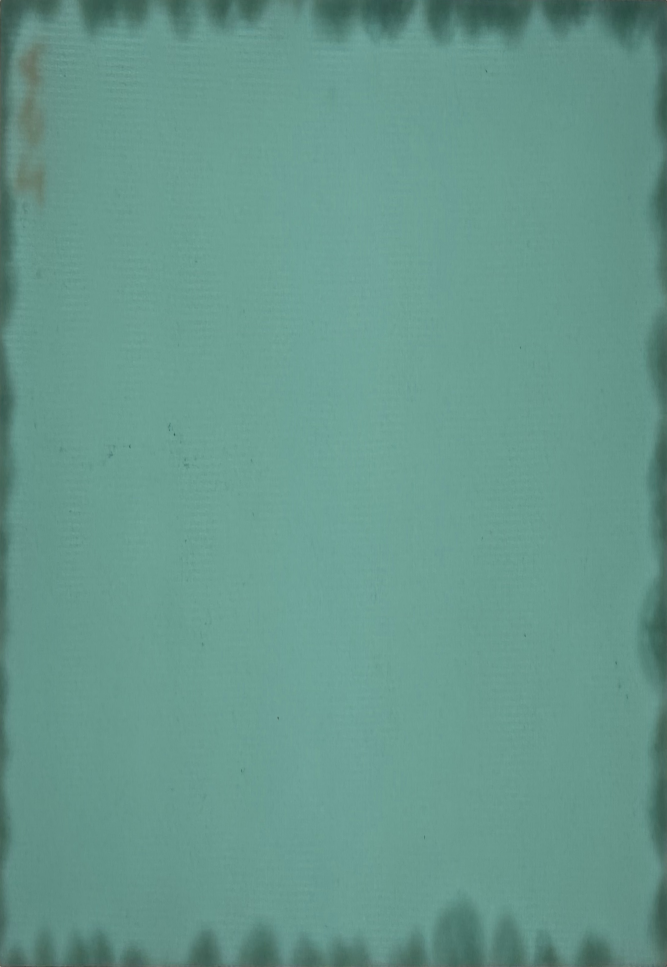
#> input picture corrected/AS1 Back.jpeg, 2000 x 2900 px (shown at 1/3 size); its folder holds only this picture in this run
$ python damageAssesment2.py
#> lines starting #> are read from the running program, lines starting #| are printed output that depends on the picture
import cv2
import numpy as np
from matplotlib import pyplot as plt
from scipy.optimize import curve_fit
import pandas as pd


SCALE = 0.0025 #1mm = 400 pixel

def getDamageInfo(file):
#> called with file = 'corrected/AS1 Back.jpeg'
    hasDamage = True
    img = cv2.imread(file)
#> img is the input picture: shape (2900, 2000, 3); mean B, G, R 140.4, 152, 102.8
    #print(img)
    imgray = cv2.cvtColor(img, cv2.COLOR_RGB2GRAY)
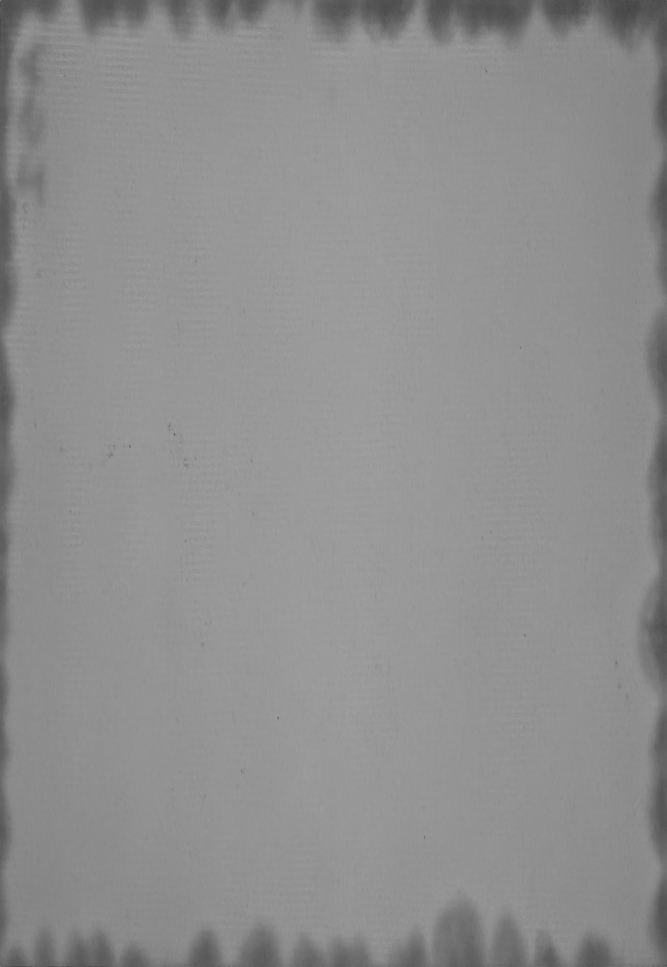
#> imgray: shape (2900, 2000) (shown at 1/3 size); min 53, max 223, mean 142.9
    data = getHistogram(imgray,False)
#> in getHistogram, `histogram, bin_edges = np.histogram(img, bins=256, range=(0, 255))`: histogram = 256 values, max 415038 at index 148, min 0 at index 0, mean 22656.2; bin_edges = 257 values from 0 to 255
#> the loop in getHistogram, `for index, x in enumerate(histogram):` made 256 passes
#> x on passes 1 to 3: 0, 0, 0
#> after the loop in getHistogram, `for index, x in enumerate(histogram):`: data = 256 pairs, first value 0 to 255, second value 0 to 415038
#> in getHistogram, `plt.show()`:
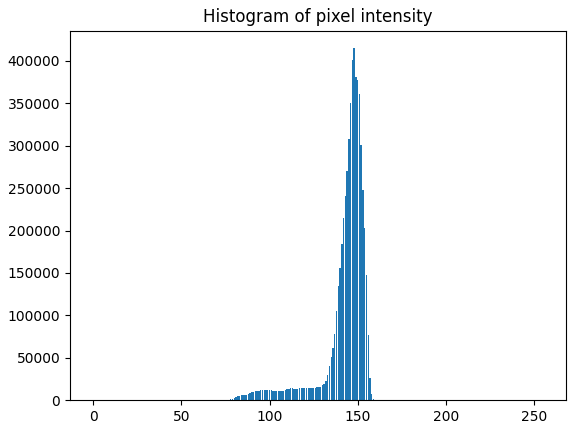
#> figure drawn by matplotlib, 1 panel; tallest bar 415038 high, from x = 147.6 to 148.4
    thresholdValue,thresholedImage = cv2.threshold(imgray,0,255,cv2.THRESH_TOZERO_INV + cv2.THRESH_OTSU)
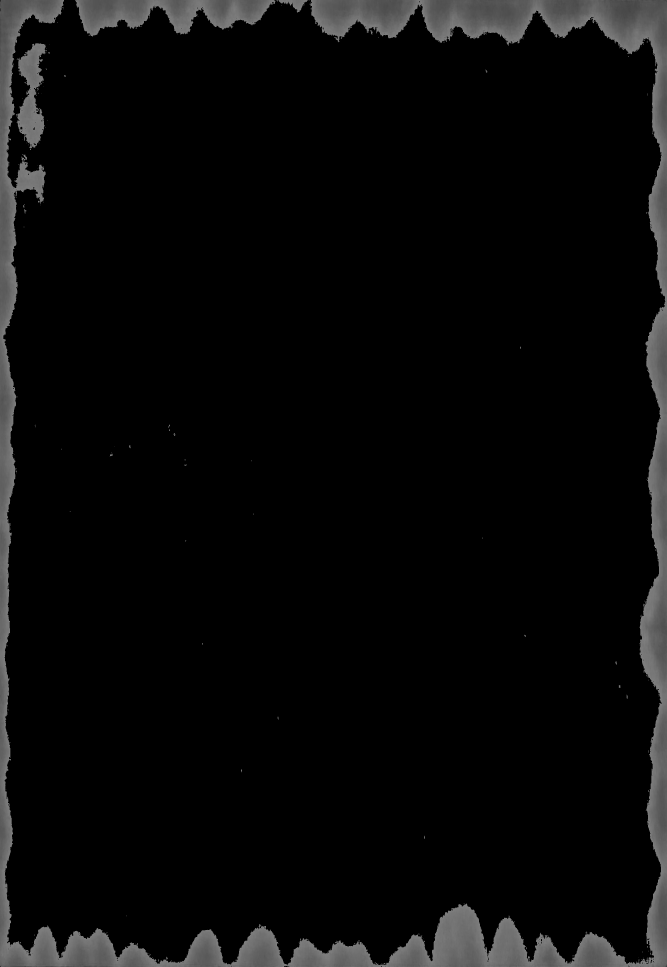
#> thresholedImage: shape (2900, 2000) (shown at 1/3 size); min 0, max 126, mean 9.6
#> thresholdValue = 126
    damage = data[0:int(thresholdValue)]
#> damage = 126 pairs, first value 0 to 125, second value 0 to 14542
    totalDamageArea = sum(damage[:,1])
#> totalDamageArea = 507286
    if totalDamageArea > 2000*2900*0.9: #if "damages area" is more than 90% of total area --> not damaged
        print(file, ": Not picking up damage")
        thresholdValue,thresholedImage = cv2.threshold(imgray,0,255,cv2.THRESH_TOZERO + cv2.THRESH_OTSU)
        hasDamage = False
    return thresholdValue, thresholedImage, hasDamage

    #return totalDamageArea, thresholdValue
    plt.subplot(2, 2, 1)
    plt.bar(colour, freq) # x axis: colour, y axis: freq
    plt.title("Histogram of pixel intensity")
    plt.plot(damage[:,0],damage[:,1],color = 'blue')

    plt.xlabel("Shade of pixel")
    plt.ylabel("Frequency")
    plt.subplot(2,2,2)
    plt.imshow(imgray)
    plt.title("Image of coupon")
    plt.show()
import os

import pandas as pd

path = "corrected"
files = os.listdir(path)
print(files)
info = []
#info.append(["a","x0","sigma","mean","std dev","area"])

def getHistogram(img,damagedSample):
    histogram, bin_edges = np.histogram(img, bins=256, range=(0, 255))
    data = []
    for index, x in enumerate(histogram):
        data.append([index,histogram[index]])
    data = np.array(data)
    #print(data)
    if damagedSample:
        plt.bar(data[1:,0], data[1:,1]) # x axis: intensity, y axis: freq
    else:
        plt.bar(data[0:,0], data[0:,1])
    plt.title("Histogram of pixel intensity")
    plt.show()
    return data

for file in files:
    imgPath = "corrected/"+file
    #imgPath = "cropped/MA5.jpg"
    data = getDamageInfo(imgPath)
    damageImg = data[1]
    plt.imshow(damageImg)
    plt.show()
    if data[2]: #if sampe has damage
        histData = getHistogram(damageImg,damagedSample=True)
#> call 2 of getHistogram, with damagedSample = True
#> in getHistogram (call 2), `histogram, bin_edges = np.histogram(img, bins=256, range=(0, 255))`: histogram = 256 values, max 5278115 at index 0, min 0 at index 1, mean 22656.2
#> the loop in getHistogram (call 2), `for index, x in enumerate(histogram):` made 256 passes
#> x on passes 1 to 3: 5278115, 0, 0
#> after the loop in getHistogram (call 2), `for index, x in enumerate(histogram):`: data = 256 pairs, first value 0 to 255, second value 0 to 5278115
#> in getHistogram (call 2), `plt.show()`:
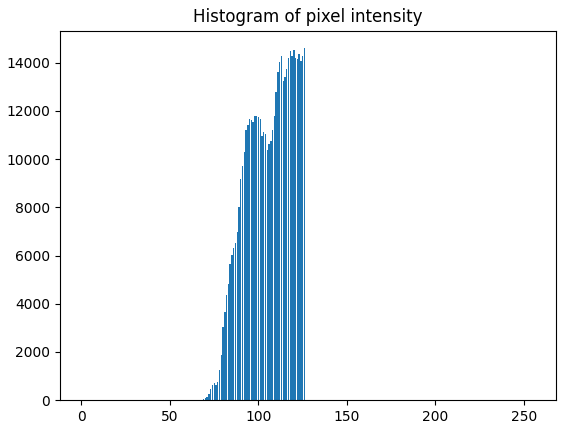
#> figure drawn by matplotlib, 1 panel; tallest bar 14599 high, from x = 125.6 to 126.4
#> histData has the same summary as data in getHistogram
        print(histData)
#> (printed output is left out)
        np.savetxt("test.csv",histData,delimiter=",")
    else:
        print("Has no existing damage")
#plt.show()
#print((info[0]))

$ run again, on corrected/AS3 Front.jpeg
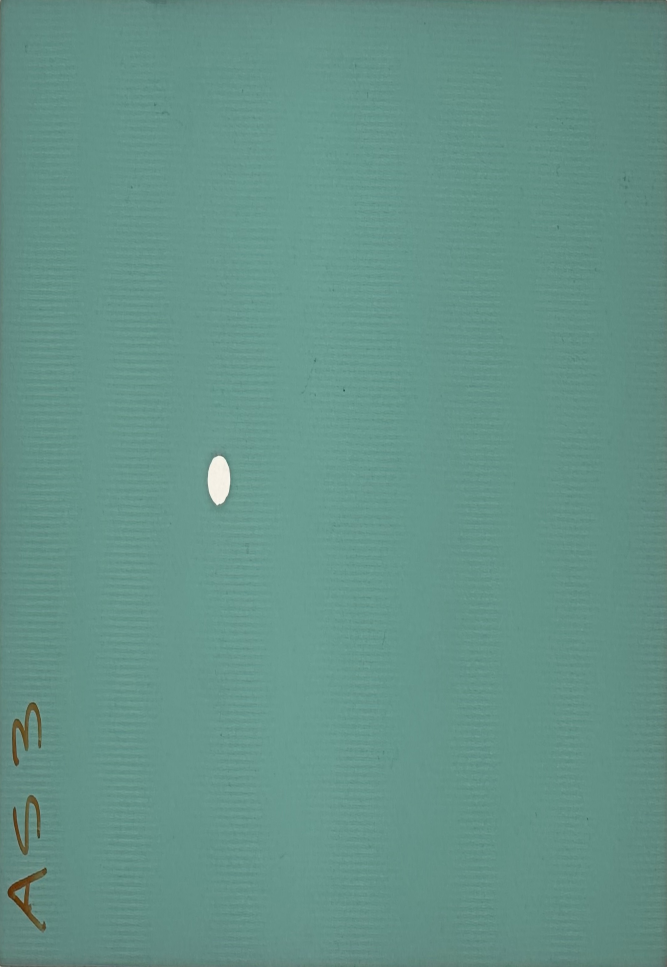
#> input picture corrected/AS3 Front.jpeg, 2000 x 2900 px (shown at 1/3 size)
#> in getDamageInfo, img is the input picture: shape (2900, 2000, 3); mean B, G, R 136.3, 146.7, 100.8
#> histogram = 256 values, max 391734 at index 139, min 0 at index 0, mean 22656.2; bin_edges = 257 values from 0 to 255
#> the loop in getHistogram, `for index, x in enumerate(histogram):` made 256 passes
#> x on passes 1 to 3: 0, 0, 0
#> after the loop in getHistogram, `for index, x in enumerate(histogram):`: data = 256 pairs, first value 0 to 255, second value 0 to 391734
#> in getDamageInfo, `thresholdValue,thresholedImage = cv2.threshold(imgray,0,255,cv2.THRESH..`:
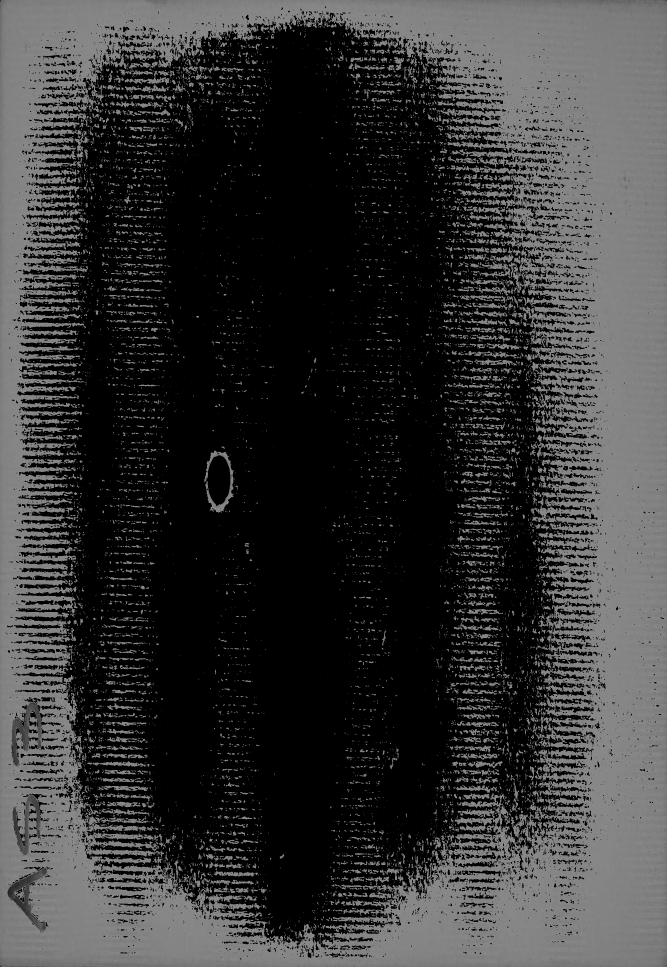
#> thresholedImage: shape (2900, 2000) (shown at 1/3 size); min 0, max 137, mean 53.3
#> thresholdValue = 137
#> damage = 137 pairs, first value 0 to 136, second value 0 to 287558
#> totalDamageArea = 2023086
#> histogram = 256 values, max 3455351 at index 0, min 0 at index 1, mean 22656.2
#> the loop in getHistogram (call 2), `for index, x in enumerate(histogram):` made 256 passes
#> x on passes 1 to 3: 3455351, 0, 0
#> after the loop in getHistogram (call 2), `for index, x in enumerate(histogram):`: data = 256 pairs, first value 0 to 255, second value 0 to 3455351
#> in getHistogram (call 2), `plt.show()`:
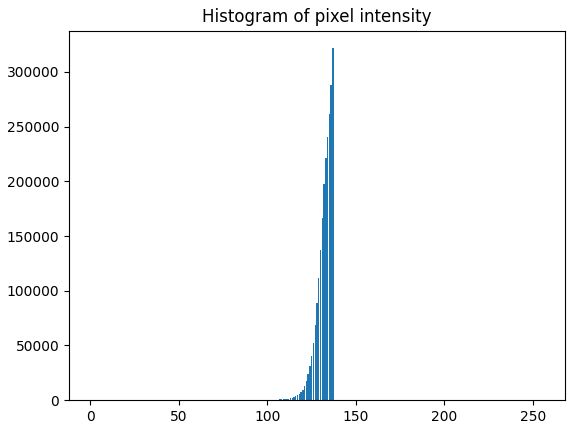
#> figure drawn by matplotlib, 1 panel; tallest bar 321563 high, from x = 136.6 to 137.4
#> histData has the same summary as data in getHistogram
#> (printed output is left out)

$ run again, on corrected/AS4 Back.jpeg
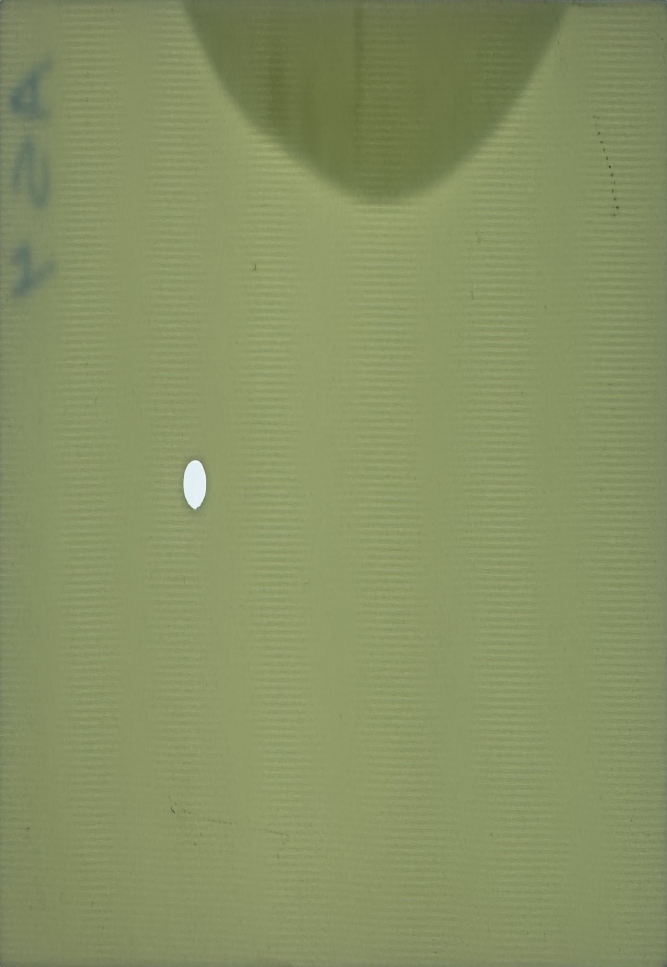
#> input picture corrected/AS4 Back.jpeg, 2000 x 2900 px (shown at 1/3 size)
#> in getDamageInfo, img is the input picture: shape (2900, 2000, 3); mean B, G, R 99.9, 145.7, 135.4
#> histogram = 256 values, max 354047 at index 134, min 0 at index 0, mean 22656.2; bin_edges = 257 values from 0 to 255
#> the loop in getHistogram, `for index, x in enumerate(histogram):` made 256 passes
#> x on passes 1 to 3: 0, 0, 0
#> after the loop in getHistogram, `for index, x in enumerate(histogram):`: data = 256 pairs, first value 0 to 255, second value 0 to 354047
#> in getDamageInfo, `thresholdValue,thresholedImage = cv2.threshold(imgray,0,255,cv2.THRESH..`:
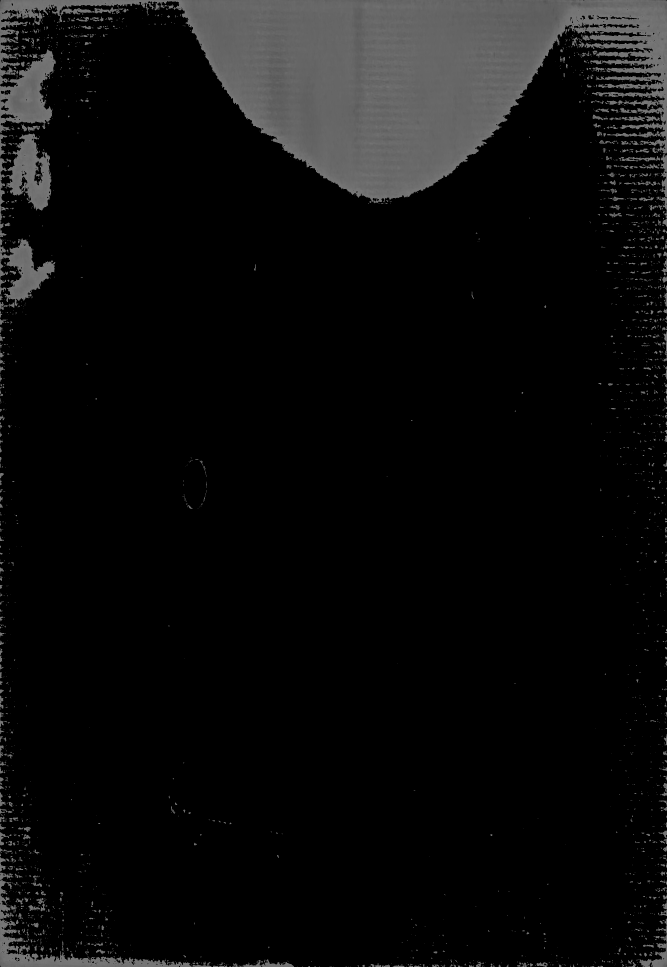
#> thresholedImage: shape (2900, 2000) (shown at 1/3 size); min 0, max 120, mean 12.6
#> thresholdValue = 120
#> damage = 120 pairs, first value 0 to 119, second value 0 to 69345
#> totalDamageArea = 637792
#> histogram = 256 values, max 5116778 at index 0, min 0 at index 1, mean 22656.2
#> the loop in getHistogram (call 2), `for index, x in enumerate(histogram):` made 256 passes
#> x on passes 1 to 3: 5116778, 0, 0
#> after the loop in getHistogram (call 2), `for index, x in enumerate(histogram):`: data = 256 pairs, first value 0 to 255, second value 0 to 5116778
#> in getHistogram (call 2), `plt.show()`:
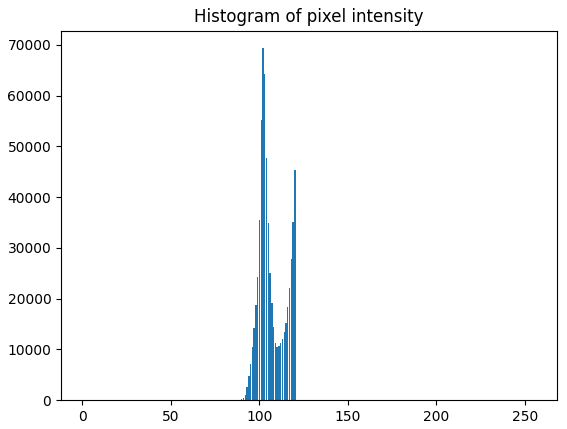
#> figure drawn by matplotlib, 1 panel; tallest bar 69345 high, from x = 101.6 to 102.4
#> histData has the same summary as data in getHistogram
#> (printed output is left out)

$ run again, on corrected/AS1 Front.jpeg
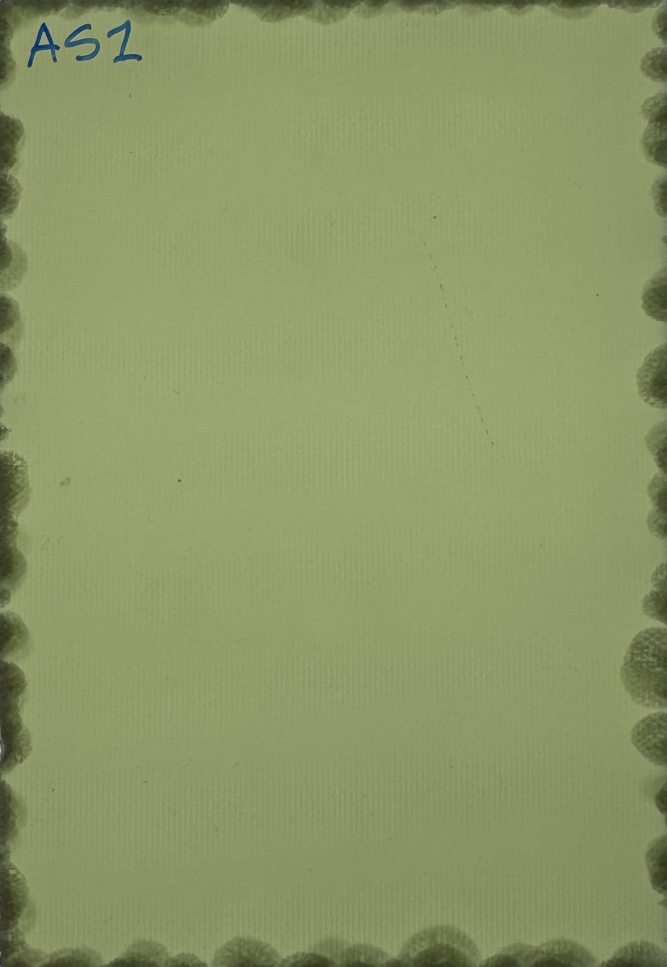
#> input picture corrected/AS1 Front.jpeg, 2000 x 2900 px (shown at 1/3 size)
#> in getDamageInfo, img is the input picture: shape (2900, 2000, 3); mean B, G, R 102, 152, 140.3
#> histogram = 256 values, max 398634 at index 144, min 0 at index 0, mean 22656.2; bin_edges = 257 values from 0 to 255
#> the loop in getHistogram, `for index, x in enumerate(histogram):` made 256 passes
#> x on passes 1 to 3: 0, 0, 0
#> after the loop in getHistogram, `for index, x in enumerate(histogram):`: data = 256 pairs, first value 0 to 255, second value 0 to 398634
#> in getDamageInfo, `thresholdValue,thresholedImage = cv2.threshold(imgray,0,255,cv2.THRESH..`:
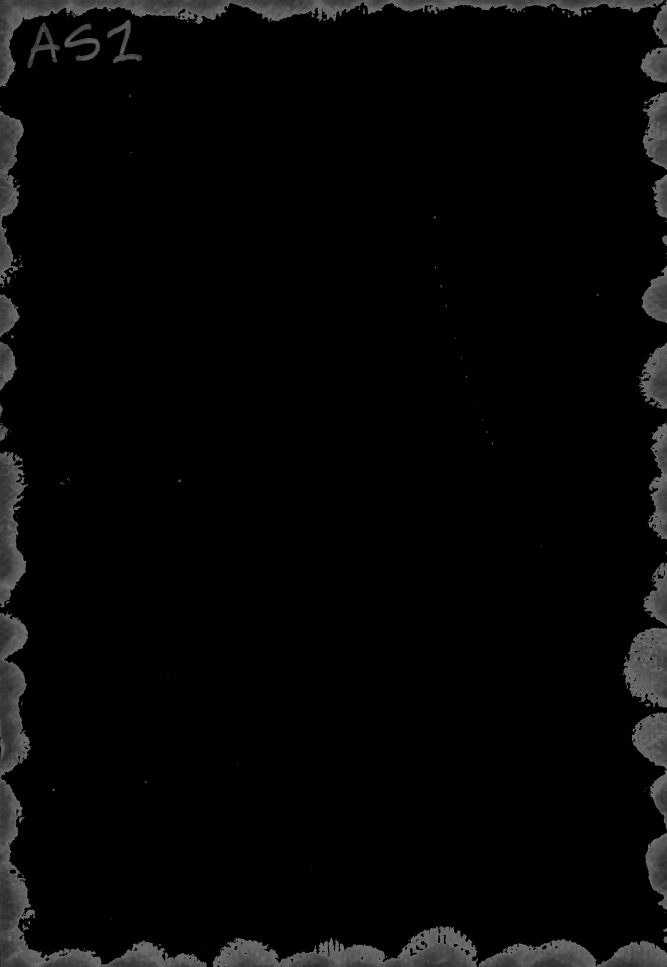
#> thresholedImage: shape (2900, 2000) (shown at 1/3 size); min 0, max 112, mean 6.2
#> thresholdValue = 112
#> damage = 112 pairs, first value 0 to 111, second value 0 to 9064
#> totalDamageArea = 414218
#> histogram = 256 values, max 5377112 at index 0, min 0 at index 1, mean 22656.2
#> the loop in getHistogram (call 2), `for index, x in enumerate(histogram):` made 256 passes
#> x on passes 1 to 3: 5377112, 0, 0
#> after the loop in getHistogram (call 2), `for index, x in enumerate(histogram):`: data = 256 pairs, first value 0 to 255, second value 0 to 5377112
#> in getHistogram (call 2), `plt.show()`:
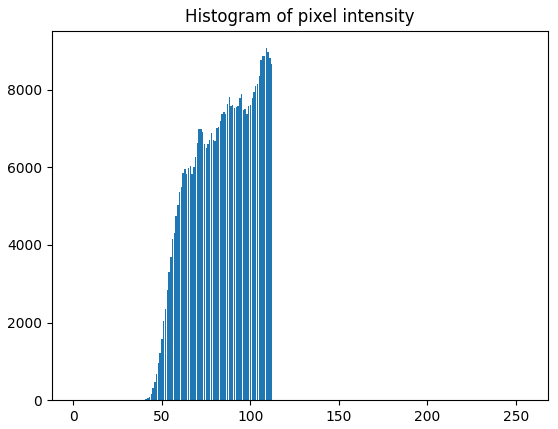
#> figure drawn by matplotlib, 1 panel; tallest bar 9064 high, from x = 108.6 to 109.4
#> histData has the same summary as data in getHistogram
#> (printed output is left out)
